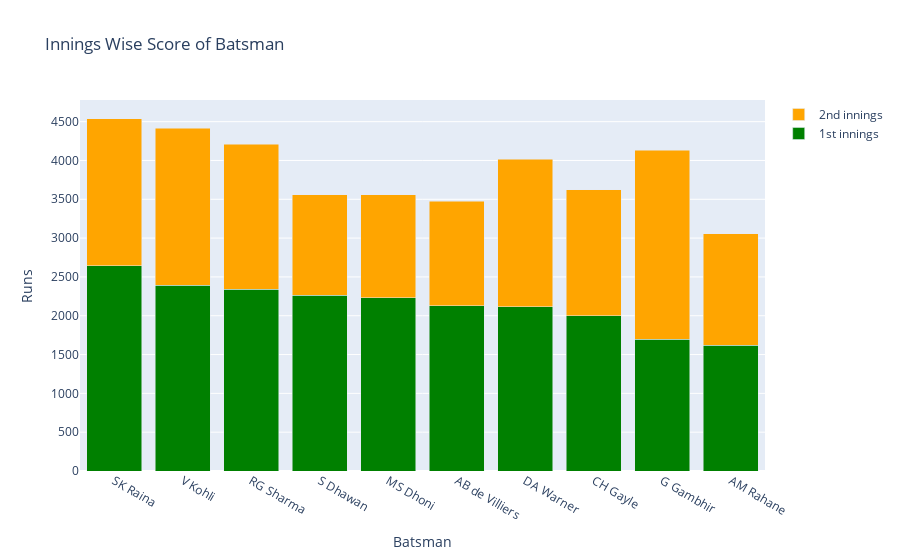

The notebook cell this image was saved under:
### Markdown cell above
**Stacked bar chart (using barmode='stack')**

### Code cell
# Stacked bar chart (barmode='stack')
layout = go.Layout(title='Innings Wise Score of Batsman',
                   xaxis={'title':'Batsman'},
                   yaxis={'title':'Runs'},barmode='stack')
fig = go.Figure(data=data, layout=layout)
fig.show()

### Figure 1 — Plotly figure (JSON) as saved in the notebook; plotly's stock layout.template omitted (floating-point values rounded to 4 significant figures)
{"data": [{"marker": {"color": "green"}, "name": "1st innings", "type": "bar", "x": ["SK Raina", "V Kohli", "RG Sharma", "S Dhawan", "MS Dhoni", "AB de Villiers", "DA Warner", "CH Gayle", "G Gambhir", "AM Rahane"], "y": [2647, 2391, 2344, 2262, 2232, 2128, 2118, 2003, 1699, 1623]}, {"marker": {"color": "orange"}, "name": "2nd innings", "type": "bar", "x": ["SK Raina", "V Kohli", "RG Sharma", "S Dhawan", "MS Dhoni", "AB de Villiers", "DA Warner", "CH Gayle", "G Gambhir", "AM Rahane"], "y": [1893, 2027, 1863, 1299, 1328, 1345, 1896, 1623, 2433, 1434]}], "layout": {"autosize": true, "barmode": "stack", "title": {"text": "Innings Wise Score of Batsman"}, "xaxis": {"autorange": true, "range": [-0.5, 9.5], "title": {"text": "Batsman"}, "type": "category"}, "yaxis": {"autorange": true, "range": [0, 4779.0], "title": {"text": "Runs"}, "type": "linear"}}}
